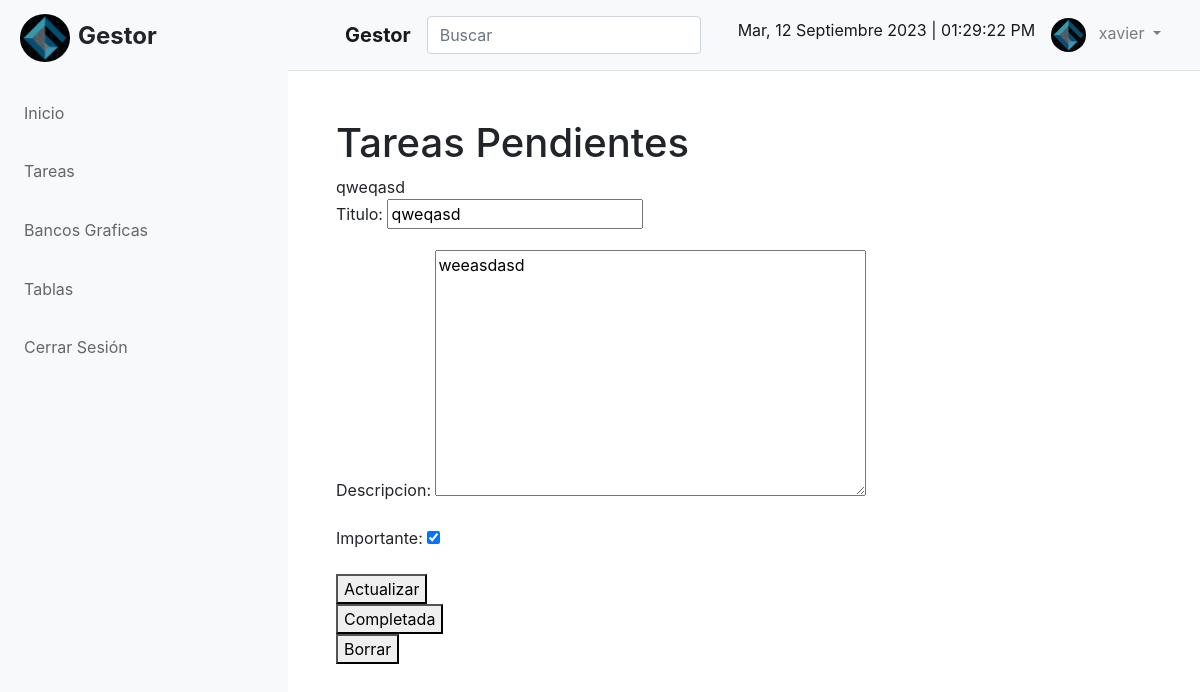
Screenshot of /tareas_vista/8/ (signed in) with the database file from the repository.
### tareas/models.py (models this page shows, shortened)
class tareas(models.Model):
    titulo = models.CharField(max_length=250)
    descripcion = models.TextField(blank=True)
    creado = models.DateTimeField(auto_now_add=True)
    fechacompleto = models.DateTimeField(null=True, blank=True)
    importante = models.BooleanField(default=False)
    user = models.ForeignKey(User, on_delete=models.CASCADE)

### tareas/views.py (the view, shortened to what this page needs)
# urls.py: path('tareas_vista/<int:tarea_id>/', views.detalles_tarea, name='detalles_tarea'),
@login_required
def detalles_tarea(request, tarea_id):
    if request.method == 'GET':
        tarea = get_object_or_404(tareas, pk=tarea_id, user=request.user)
        form = FormularioTareas(instance=tarea)
        return render(request, 'detalles_tarea.html',{
            'tarea': tarea,
            'form': form
        })

### tareas/form.py
class FormularioTareas(ModelForm):
    class Meta:
        model = tareas
        fields = ['titulo', 'descripcion', 'importante']

### tareas/templates/detalles_tarea.html (shortened to what this page needs)
{% extends 'base.html' %}
{% block content %}
<h1>Tareas Pendientes</h1>
<hi>{{tarea.titulo}}</hi>
<form method="POST">
    {{form.as_p}}
    <button>
        Actualizar
    </button>
</form>
<form action="{% url 'tarea_completa' tarea.id %}" method="POST">
    <button>
        Completada
    </button>
</form>
<form action="{% url 'borrar_tarea' tarea.id %}" method="POST">
    <button>
        Borrar
    </button>
</form>
{% endblock %}

### tareas/templates/base.html (shortened to what this page needs)
{%load static %}
<!DOCTYPE html>
<html lang="en">
<head>
    <link rel="stylesheet" href="https://cdn.jsdelivr.net/npm/bootstrap@4.6.2/dist/css/bootstrap.min.css"
>
    <link href="https://unpkg.com/ionicons@4.5.10-0/dist/css/ionicons.min.css" rel="stylesheet">
    <link rel="stylesheet" href="{% static 'css/style.css' %}">
    <link rel="stylesheet" href="https://cdn.datatables.net/1.13.4/css/dataTables.bootstrap4.min.css">
</head>
<body onload="startTime()">
    <div id="content-wrapper" class="d-flex">
        <div id="sidebar-container" class="bg-light border-rigth">
            <div class="logo">
                <h4 class="font-weight-bold mb-8"><img src="{% static 'img/logo.png' %}"
                        class="img-fluid rounded-circle avatar-logo mr-2">Gestor</h4>
            </div>
            <div id="menu">
                <div class="menu list-group-flush">
                    <ul>
                        <a href="/" class="list-group-item list-group-item-action bg-light p-3 border-0"> Inicio</a>
                        {% if user.is_authenticated %}
                        <li><a class="has-sub list-group-item list-group-item-action bg-light p-3 border-0"> Tareas</a>
                        </li>
                        <a href="{% url 'bancos' %}" class="list-group-item list-group-item-action bg-light p-3 border-0"> Bancos Graficas</a>
                        <a class="list-group-item list-group-item-action bg-light p-3 border-0"
                            href="{% url 'libros' %}"> Tablas</a>
                        <a href="/cerrar_sesion" class="list-group-item list-group-item-action bg-light p-3 border-0"> Cerrar Sesión</a>
                        {% endif %}
                    </ul>
                </div>
            </div>
        </div>
        <div id="page-container" class="w-100">
            <nav class="navbar navbar-expand-lg navbar-light bg-light border-bottom">
                <div class="container">
                    <button id="menu-toggle" class="btn"></button>
                    <a class="navbar-brand font-weight-bold mb-8" href="#">Gestor</a>
                    <form id="search-form" class="form-inline position-relative my-2 d-inline-block">
                        <input class="form-control mr-sm-2" type="search" placeholder="Buscar" aria-label="Buscar">
                        <button class="btn btn-search position-absolute" type="submit"></button>
                    </form>
                    <div class="collapse navbar-collapse" id="navbarSupportedContent">
                        <ul class="navbar-nav ml-auto">
                            <li class="nav-item active">
                                <a class="nav-link" id="clock"></a>
                            </li>
                            {% if user.is_authenticated %}
                            <li class="nav-item dropdown">
                                <a class="nav-link dropdown-toggle" href="#" role="button" data-toggle="dropdown"
                                    aria-expanded="false">
                                    <img src="{% static 'img/logo.png' %}" class="img-fluid rounded-circle avatar mr-2">
                                    {{user.username}}
                                </a>
                            </li>
                            {% else %}
                            <a href="/registro" class="nav-link"> Registro</a>
                            <a href="/iniciar_sesion" class="nav-link"> Iniciar Sesión</a>
                            {% endif %}
                        </ul>
                    </div>
                </div>
            </nav>
            <div id="content" class="container-fluid p-5">
                {% block content %} {% endblock %}
            </div>
        </div>
    </div>
</body>
</html>

### panel/static/css/style.css (style rules this page uses)
:root { --primary: #0b254b; --light: #ffffff; --light-blue: #f5f6fa; --grey: #eff2f7; }
#sidebar-container { min-height: 100vh; margin-left: -18rem; transition: margin .25s ease-in-out; }
#sidebar-container .logo { padding: .875rem 1.25rem; font-size: 1.2rem; }
#sidebar-container .menu { width: 18rem; }
.btn-search { right: 5px; }
.avatar { max-width: 35px; }
.avatar-logo { max-width: 50px; }
@media (min-width: 768px) { #sidebar-container { margin-left: 0; } }
@media (min-width: 768px) { #page-container { min-width: 0; width: 100%; } }
#menu { padding: 0; margin: 0; border: 0; }
#menu ul, li { list-style: none; margin: 0; padding: 0; }
#menu ul { position: relative; z-index: 597; float: left; }
#menu ul li { float: left; min-height: 1px; line-height: 1rem; vertical-align: middle; }
#menu ul li { float: none; }
#menu span, #menu a { display: inline-block; text-decoration: none; }
#menu:after, #menu ul:after { content: ''; display: block; clear: both; }
#menu ul, #menu li { width: 18rem; }
#menu li { background: #dddddd; }
#menu a { color: #666666; line-height: 160%; padding: 11px 28px 11px 28px; width: 18rem; }
#menu .has-sub { position: relative; }
#menu .has-sub:after, #menu .has-sub > ul > .has-sub:hover:after { content: ''; display: block; width: 18rem; height: 9px; position: absolute; right: 5px; top: 50%; margin-top: -5px; }

### rows the page displays
tareas: titulo "qweqasd", descripcion "weeasdasd", importante "☑"

### other values shown
{{ user.username }} "xavier"
